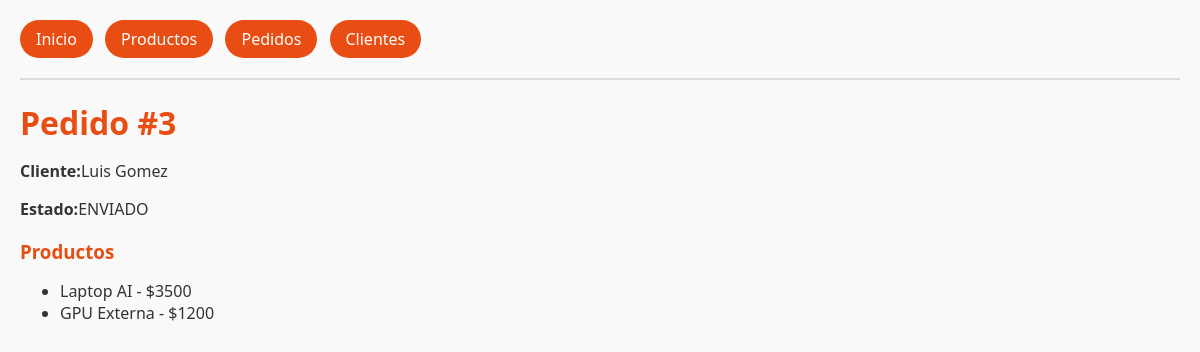
The app's page /pedidos/3/ with its own data.
### tienda/models.py (models this page shows, shortened)
class Pedido(models.Model):
    ESTADOS = [
        ("CREADO", "Creado"),
        ("PAGADO", "Pagado"),
        ("ENVIADO", "Enviado"),
        ("CERRADO", "Cerrado"),
    ]
    cliente = models.ForeignKey(Cliente, on_delete=models.CASCADE, related_name="pedidos")
    productos = models.ManyToManyField(Producto, related_name="pedidos")
    estado = models.CharField(max_length=10, choices=ESTADOS, default="CREADO")
    fecha = models.DateTimeField(auto_now_add=True)

class Cliente(models.Model):
    nombre = models.CharField(max_length=120)
    correo = models.EmailField(unique=True)
    fecha_registro = models.DateTimeField(auto_now_add=True)
    activo = models.BooleanField(default=True)

class Producto(models.Model):
    nombre = models.CharField(max_length=100)
    descripcion = models.TextField()
    precio = models.DecimalField(max_digits=8, decimal_places=2)
    creado_en = models.DateTimeField(auto_now_add=True)

### tienda/views.py (the view)
# urls.py: path("pedidos/<int:pk>/", views.detalle_pedido, name="detalle_pedido"),
def detalle_pedido(request, pk):
    pedido = get_object_or_404(Pedido.objects.select_related("cliente").prefetch_related("productos"), pk=pk)
    return render(request, "tienda/detalle_pedido.html", {"pedido": pedido})

### tienda/templates/tienda/detalle_pedido.html (shortened to what this page needs)
{% extends "tienda/base.html" %}
{% block content %}
<h1>Pedido #{{ pedido.id }}</h1>
<p><strong>Cliente:</strong>{{ pedido.cliente.nombre }}</p>
<p><strong>Estado:</strong>{{ pedido.estado }}</p>
<h3>Productos</h3>
<ul>
    {% for pr in pedido.productos.all %}
    <li>
        {{ pr.nombre }} - ${{pr.precio|floatformat:0}}
    </li>
    {% endfor %}
</ul>
{% endblock %}

### tienda/static/css/main.css (style rules this page uses)
body { font-family: 'Segoe UI', sans-serif; margin: 20px; background-color: #f9f9f9; color: #333; }
h1, h2, h3 { color: #e84d13; margin-bottom: 15px; }

### records on screen
Pedido: id "3", cliente.nombre "Luis Gomez", estado "ENVIADO"
Producto: nombre "Laptop AI", precio "3500"
Producto: nombre "GPU Externa", precio "1200"
